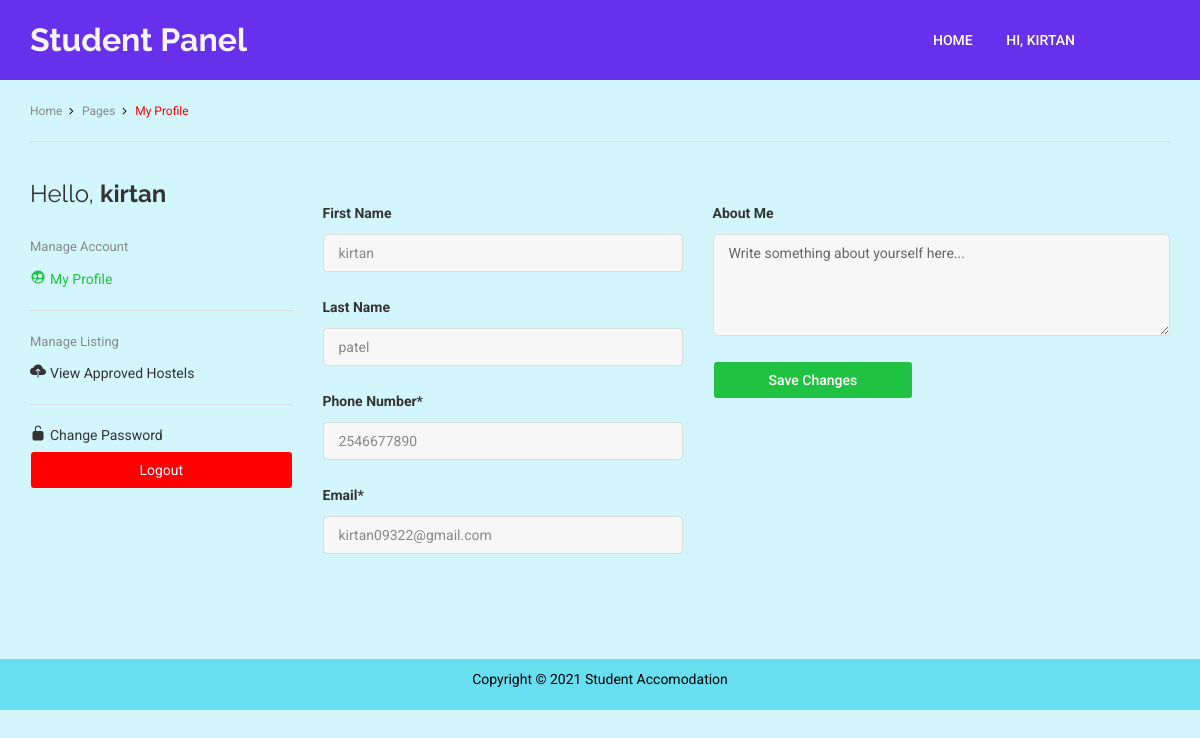
The page /student/dashboard.php (signed in) on the database its author committed.
### tables this page shows
CREATE TABLE `details` (
  `ID` int(11) NOT NULL,
  `FirstName` varchar(255) NOT NULL,
  `LastName` varchar(255) NOT NULL,
  `Email` varchar(255) NOT NULL,
  `phone_no` varchar(50) NOT NULL,
  `Password` varchar(255) NOT NULL,
  `about_me` varchar(255) DEFAULT NULL,
  `Type` varchar(50) NOT NULL,
  `Religion` varchar(255) DEFAULT NULL,
  `location` varchar(255) DEFAULT NULL,
  `mstatus` varchar(255) DEFAULT NULL,
  `gender` varchar(50) DEFAULT NULL,
  `isActive` tinyint(1) NOT NULL
);

### student/dashboard.php (the view, shortened to what this page needs)
<!DOCTYPE html>
<html lang="en">
<head>
  <link rel="stylesheet" href="css/plugins.css">
  <link rel="stylesheet" href="css/style.css">
</head>
<body>
  <header class="header header--blue">
    <div class="container">
      <div class="header__main">
        <div class="header__logo">
          <a href="#">
            <h1 style="color: whitesmoke;">Student Panel</h1>
          </a>
        </div>
        <div class="header__menu header__menu--v1">
          <ul class="header__nav">
            <li class="header__nav-item">
              <a href="index.php" class="header__nav-link">Home</a>
            </li>
            <li class="header__nav-item">
              <a href="#" class="header__nav-link">Hi, <?php echo $_SESSION['username']; ?></a>
            </li>
          </ul>
        </div>
      </div>
    </div>
  </header>
  <section id="container">
    <div class="container">
      <ul class="ht-breadcrumbs ht-breadcrumbs--y-padding ht-breadcrumbs--b-border">
        <li class="ht-breadcrumbs__item"><a href="#" class="ht-breadcrumbs__link"><span class="ht-breadcrumbs__title">Home</span></a></li>
        <li class="ht-breadcrumbs__item"><a href="#" class="ht-breadcrumbs__link"><span class="ht-breadcrumbs__title">Pages</span></a></li>
        <li class="ht-breadcrumbs__item"><span class="ht-breadcrumbs__page">My Profile</span></li>
      </ul>
      <div class="my-profile__container">
        <div class="row">
          <div class="col-md-3">
            <h2 class="bookmarked-listing__headline">Hello, <strong><?php echo $_SESSION['username']; ?></strong></h2>
            <div class="settings-block">
              <span class="settings-block__title">Manage Account</span>
              <ul class="settings">
                <li class="setting setting--current"><a href="dashboard.php" class="setting__link">
                    <ion-icon name="people-circle" class="setting__icon"></ion-icon>My Profile
                  </a></li>
              </ul>
            </div>
            <div class="settings-block">
              <span class="settings-block__title">Manage Listing</span>
              <ul class="settings">
                <li class="setting "><a href="viewhostel.php" class="setting__link">
                    <ion-icon name="cloud-upload" class="setting__icon"></ion-icon>View Approved Hostels
                  </a></li>
              </ul>
            </div>
            <div class="settings-block">
              <ul class="settings">
                <li class="setting"><a href="change-password.php" class="setting__link">
                    <ion-icon name="lock-open" class="setting__icon"></ion-icon>Change Password
                  </a></li>
                <form action="dashboard.php" method="post">
                  <li><input type="submit" value="Logout" name="logout" class="logout" style="background-color: red; color:aliceblue"></li>
                </form>
              </ul>
            </div>
          </div>
          <?php
          require '../config.php';
          $user_ID = $_SESSION['id'];
          $qu = "SELECT * FROM `details` WHERE `ID`='$user_ID'";
          $run = mysqli_query($con, $qu);
          $row = mysqli_fetch_assoc($run);
          ?><br>
          <form method="POST" action="dashboard.php" enctype="multipart/form-data">
            <div class="col-md-4">
              <label for="profile-first-name" class="my-profile__label">First Name</label>
              <input type="text" name="fname" value="<?php echo $row['FirstName'] ?>" class="my-profile__field" id="profile-first-name" placeholder="e.g. Lorem">
              <label for="profile-first-name" class="my-profile__label">Last Name</label>
              <input type="text" name="lname" value="<?php echo $row['LastName'] ?>" class="my-profile__field" id="profile-first-name" placeholder="e.g. Ipsum">
              <label for="profile-number" class="my-profile__label">Phone Number*</label>
              <input type="number" value="<?php echo $row['phone_no'] ?>" required="" onkeypress="if(this.value.length==10)return false;" name="phone" placeholder="07XXXXXXXX" class="my-profile__field" id="profile-number">
              <label for="profile-email" class="my-profile__label">Email*</label>
              <input type="email" value="<?php echo $row['Email'] ?>" required="" name="email" class="my-profile__field" id="profile-email" placeholder="e.g. lorem@gmail.com">
            </div>
            <div class="col-md-5">
              <label for="profile-introduce" class="my-profile__label">About Me</label>
              <textarea id="profile-introduce" required="" name="about" rows="5" class="my-profile__field" placeholder="Write something about yourself here..."><?php echo $row['about_me'] ?></textarea>
              <button type="submit" name="submit_update" class="my-profile__submit">Save Changes</button>
            </div>
          </form>
  </section>
  <?php include "includes/footer.php" ?>
</body>
</html>

### rows shown on the page
details: fname "kirtan", lname "patel", phone "2546677890", email "kirtan09322@gmail.com"

### other values the page prints
$_SESSION['username'] "KIRTAN"
$_SESSION['username'] "kirtan"
